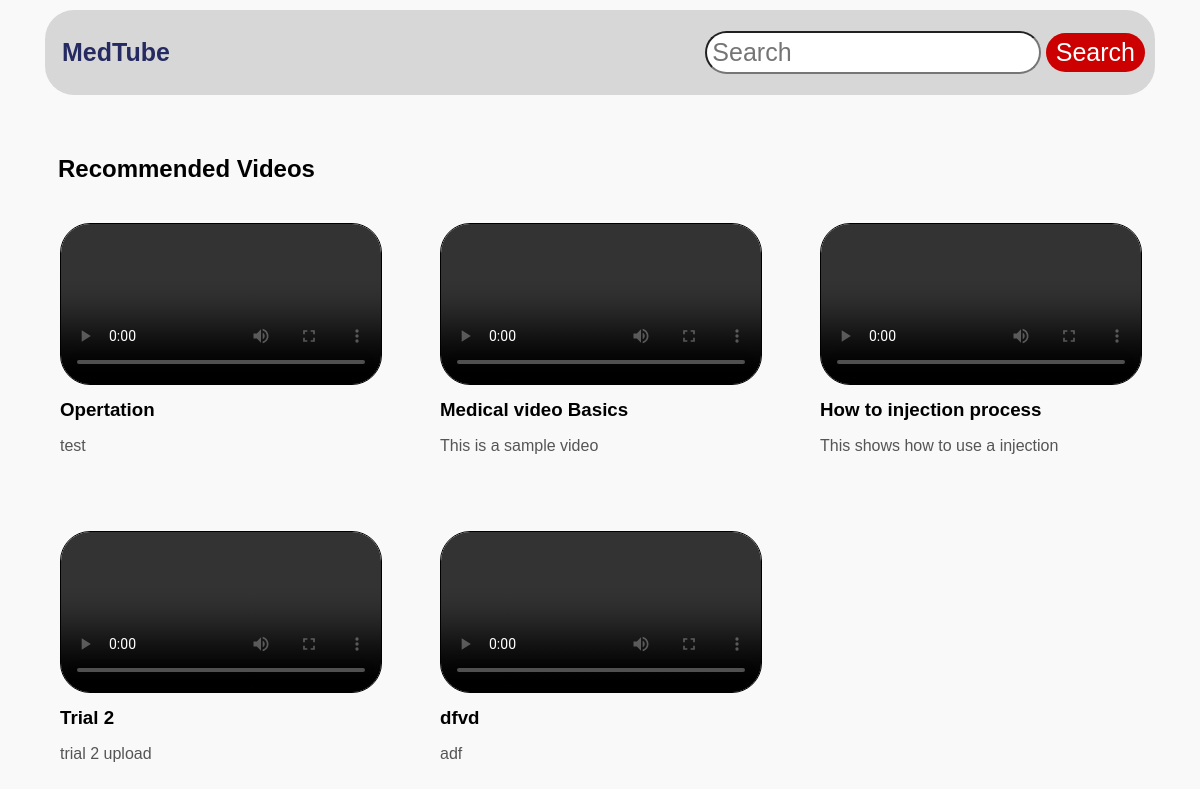
/patient_medtube (signed in), run on the app's committed database.
### hospital/models.py (models this page shows, shortened)
class Video(models.Model):
    title = models.CharField(max_length=100)
    description = models.TextField()
    file = models.FileField(upload_to='videos/')
    uploaded_at = models.DateTimeField(auto_now_add=True)

### hospital/views.py (the view)
# urls.py: path('patient_medtube', views.patient_medtube,name='patient_medtube'),
@login_required(login_url='patientlogin')
@user_passes_test(is_patient)
def patient_medtube(request):
    videos = models.Video.objects.all()
    return render(request, 'hospital/patient_medtube.html', {'videos': videos})

### hospital/views.py (called while the page is built)
def is_patient(user):
    return user.groups.filter(name='PATIENT').exists()

### templates/hospital/patient_medtube.html (shortened to what this page needs)
{%load static%}
<!DOCTYPE html>
<html lang="en">
<head>
</head>
<body>
    <header>
        <div class="logo"><a href="{% url 'patient-dashboard' %}">MedTube</a></div>
        <div class="search-bar">
            <input type="text" id="searchInput" placeholder="Search">
            <button onclick="searchVideos()">Search</button>
        </div>
    </header>
    <main>
        <section class="video-list" id="videoContainer">
            <h2 style="margin-left: 18px;">Recommended Videos</h2>
            <div class="video-container">
                {% for video in videos %}
                    <div class="video-item">
                        <video controls>
                            <source src="{{ video.file.url }}" type="video/mp4">
                        </video>
                        <h3>{{ video.title }}</h3>
                        <p>{{ video.description }}</p>
                    </div>
                {% endfor %}
            </div>
        </section>
    </main>
</body>
</html>

### templates/hospital/patient_medtube.html (style rules this page uses)
body { font-family: Arial, sans-serif; background-color: #f9f9f9; margin: 0; padding: 0; }
header { display: flex; height:65px; border-radius: 29px; margin-top: 10px; margin-left:45px; margin-right:45px; justify-content: space-between; align-items: center; background-color: rgba(225, 225, 225, 0.81); padding: 10px 20px; color: #252B61; }
header .logo a, .upload-link a, .manage-link a { color: white; text-decoration: none; font-size: 24px; margin-left: 7px; }
header .search-bar input { padding: 5px; font-size: 25px; border-radius: 30px; }
header .search-bar button { padding: 5px 10px; font-size: 25px; border-radius: 28px; background-color: #cc0000; color: white; border: none; cursor: pointer; }
main { display: flex; margin: 20px; }
.video-list { width: 100%; }
.video-list h2 { margin-bottom: 20px; }
.video-container { display: grid; grid-template-columns: repeat(3, 1fr); gap: 20px; }
.video-item { border-radius: 20px; padding: 20px; }
video { border: 0.8px solid black; border-radius: 30px; width: 100%; max-height: 300px; }
.video-item h3 { margin: 10px 0; }
.video-item p { color: #555; }
body { font-family: Arial, sans-serif; margin: 0; padding: 0; }
header { background-color:rgba(207, 207, 207, 0.81); color: #fff; padding: 10px; text-align: center; }
header .logo a { color: #252B61; text-decoration: none; font-size: 25px; font-weight: 600; }
main { padding: 20px; }

### data on the page
Video: title "Opertation", description "test"
Video: title "Medical video Basics", description "This is a sample video"
Video: title "How to injection process", description "This shows how to use a injection"
Video: title "Trial 2", description "trial 2 upload"
Video: title "dfvd", description "adf"
